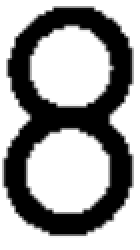
#> input picture template/Eight.png, 70 x 125 px, given as the content of the folder rank, which was not available (shown 2 times larger)
$ python binary.py
#> lines starting #> are read from the running program, lines starting #| are printed output that depends on the picture; after the words box and inside, x2 and y2 are one past the last pixel; in counts of white or black regions, pixels touching at a corner belong together
import cv2
import os

# โฟลเดอร์ที่เก็บภาพต้นฉบับ
input_folder = "rank"
# โฟลเดอร์ที่ใช้เก็บภาพผลลัพธ์
output_folder = "template"

# ตรวจสอบว่าโฟลเดอร์ผลลัพธ์มีอยู่แล้วหรือไม่ ถ้าไม่มีจะสร้างใหม่
if not os.path.exists(output_folder):
    os.makedirs(output_folder)

# ตั้งค่าความเข้มแสง (threshold) และค่าสีสูงสุด
threshold_value = 128
max_value = 255

# อ่านไฟล์ภาพทั้งหมดในโฟลเดอร์ต้นฉบับ
for file_name in os.listdir(input_folder):
    # ตรวจสอบว่าเป็นไฟล์ภาพหรือไม่ (รองรับไฟล์ .jpg, .png, .jpeg)
    if file_name.lower().endswith(('.jpg', '.jpeg', '.png')):
        # สร้าง path ของภาพต้นฉบับและภาพผลลัพธ์
        input_path = os.path.join(input_folder, file_name)
        output_path = os.path.join(output_folder, f"{file_name}")

        # โหลดภาพในโหมด Grayscale
        image = cv2.imread(input_path, cv2.IMREAD_GRAYSCALE)
#> image is the input picture: shape (125, 70); min 0, max 255, mean 158.4

        if image is not None:
            # แปลงภาพเป็น Binary
            _, binary_image = cv2.threshold(image, threshold_value, max_value, cv2.THRESH_BINARY)
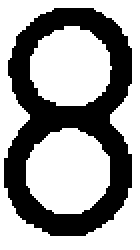
#> binary_image: shape (125, 70) (shown 2 times larger); 62.5% white; 1 black region, box (x1, y1, x2, y2) and area: (2, 4, 66, 118) 3283

            # บันทึกภาพผลลัพธ์
            cv2.imwrite(output_path, binary_image)
            print(f"แปลงสำเร็จ: {file_name} -> {output_path}")
        else:
            print(f"ไม่สามารถโหลดภาพได้: {file_name}")

print("การแปลงภาพทั้งหมดเสร็จสิ้น!")

$ run again, on template/Six.png
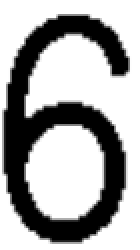
#> input picture template/Six.png, 70 x 125 px, given as the content of the folder rank, which was not available (shown 2 times larger)
#> image is the input picture: shape (125, 70); min 0, max 255, mean 169.1
#> `_, binary_image = cv2.threshold(image, threshold_value, max_value, cv2..`:
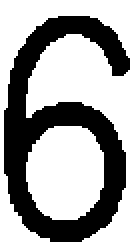
#> binary_image: shape (125, 70) (shown 2 times larger); 66.3% white; 1 black region, box (x1, y1, x2, y2) and area: (2, 8, 65, 121) 2950

$ run again, on template/Ten.png
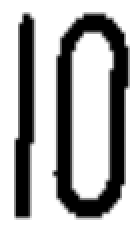
#> input picture template/Ten.png, 70 x 125 px, given as the content of the folder rank, which was not available (shown 2 times larger)
#> image is the input picture: shape (125, 70); min 0, max 255, mean 182.6
#> `_, binary_image = cv2.threshold(image, threshold_value, max_value, cv2..`:
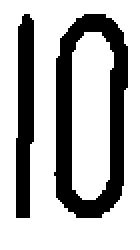
#> binary_image: shape (125, 70) (shown 2 times larger); 71.7% white; 2 black regions, box (x1, y1, x2, y2) and area: (27, 7, 64, 109) 1716, (8, 7, 17, 109) 764
